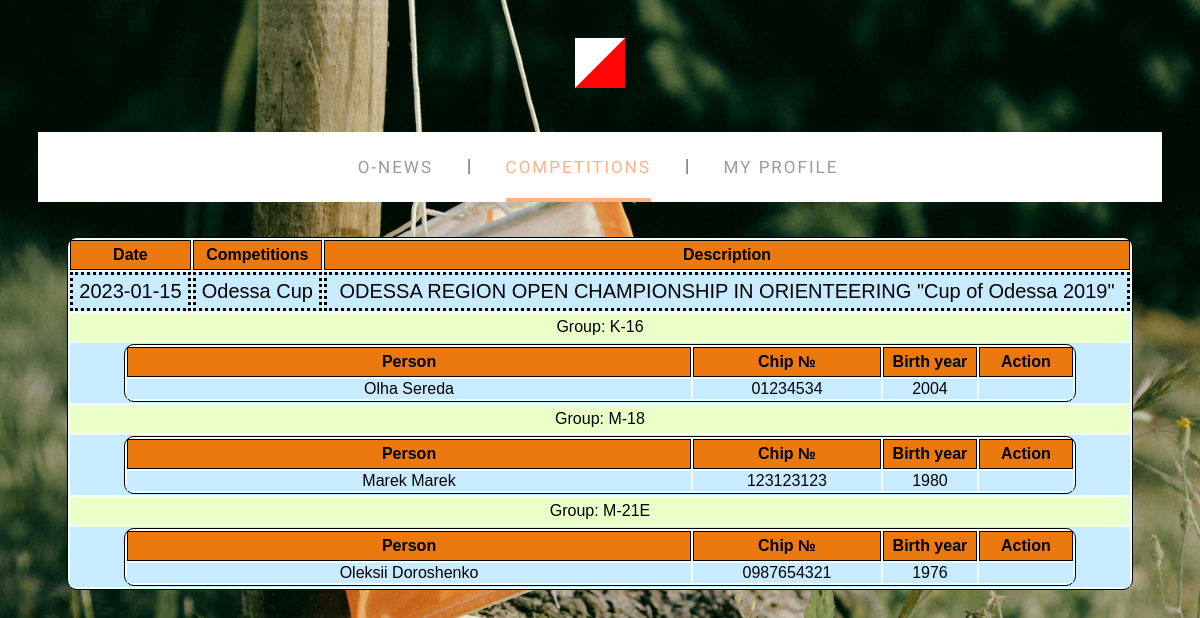
The page /?module=registrations&competition_id=1 on the database its author committed.
### tables this page shows
CREATE TABLE `competitions` (
  `competition_id` int(11) NOT NULL AUTO_INCREMENT,
  `com_date` date NOT NULL,
  `com_name` varchar(30) NOT NULL,
  `com_desc` varchar(1024) DEFAULT NULL,
  `com_registration_deadline` date NOT NULL,
  `image_path` varchar(200) DEFAULT NULL,
  PRIMARY KEY (`competition_id`)
);

CREATE TABLE `registration` (
  `reg_id` int(11) NOT NULL AUTO_INCREMENT,
  `competition_id` int(11) NOT NULL,
  `user_id` int(11) NOT NULL,
  `cat_id` int(11) DEFAULT NULL,
  `chip_id` varchar(12) DEFAULT NULL,
  `email` varchar(50) DEFAULT NULL,
  PRIMARY KEY (`reg_id`),
  KEY `Registration_FK` (`user_id`),
  KEY `Registration_FK_1` (`competition_id`),
  KEY `Category_FK_!` (`cat_id`) USING BTREE,
  CONSTRAINT `Category_FK_1` FOREIGN KEY (`cat_id`) REFERENCES `categories` (`cat_id`) ON UPDATE CASCADE,
  CONSTRAINT `FK_registration_competitions` FOREIGN KEY (`competition_id`) REFERENCES `competitions` (`competition_id`) ON UPDATE CASCADE,
  CONSTRAINT `Registration_FK` FOREIGN KEY (`user_id`) REFERENCES `users` (`user_id`) ON UPDATE CASCADE
);

CREATE TABLE `users` (
  `user_id` int(11) NOT NULL AUTO_INCREMENT,
  `username` varchar(20) NOT NULL,
  `password` varchar(50) NOT NULL,
  `email` varchar(30) DEFAULT NULL,
  `name` varchar(30) DEFAULT NULL,
  `surname` varchar(30) DEFAULT NULL,
  `date_of_birth` date DEFAULT NULL,
  PRIMARY KEY (`user_id`)
);

### param_manager.php (called while the page is built, shortened)
<?php
function get_session_param($key){
    if(isset($_SESSION[$key])) return $_SESSION[$key];
                else return false;
}
function get_param($key){
    if(isset($_POST[$key])) return $_POST[$key];
        else if(isset($_GET[$key])) return $_GET[$key];
                else return false;
}
?>

### mod_registrations.php (the view, shortened to what this page needs)
<?php
include_once("param_manager.php");
function mod_reglist_show($dbconn, $comp_id){
    ?>
    <main>
        <div class="competitions_section"><section  style="margin: auto;  width: 100%;">
            <article>
                <table class="registration">
                    <tr>
                        <th>Date</th>
                        <th>Competitions</th>
                        <th>Description</th>
                    </tr>
    <?php
    $cid = (int)$comp_id;
    $reg_result  = mysqli_query($dbconn,"SELECT competition_id, com_date, com_name, com_desc from competitions WHERE competition_id=".$cid);
    $reg_row=mysqli_fetch_array($reg_result);
    echo "<tr class=\"description\">
                <td>".$reg_row['com_date']."</td>
                <td>".$reg_row['com_name']."</td>
                <td>".$reg_row['com_desc']."</td>
          </tr>";
        $cat_result  = mysqli_query($dbconn,"SELECT r.cat_id, c.category_name from registration r ".
                                            "LEFT JOIN categories c ON r.cat_id=c.cat_id ".
                                            "WHERE r.competition_id=".$reg_row['competition_id']." GROUP BY r.cat_id ");
        while($cat_row=mysqli_fetch_array($cat_result)){
                echo "<tr><td colspan='3' class='list_group'>Group: ". $cat_row['category_name'] ."</td></tr>\n";
                $list_result = mysqli_query($dbconn,"SELECT r.reg_id, r.cat_id, u.user_id, u.name, u.surname, YEAR(u.date_of_birth) as brth_year, r.chip_id ".
                            "from registration r  LEFT JOIN users u ON r.user_id=u.user_id WHERE r.competition_id=".
                            $reg_row['competition_id'] . " AND r.cat_id=".$cat_row['cat_id']);
                echo "<tr><td colspan='3'>
                        <table class='competitions'>
                            <tr><th style='width: auto'>Person</th><th style='width: 20%'>Chip №</th>".
                               "<th style='width: 10%'>Birth year</th><th style='width: 10%'>Action</th></tr>";
                while($list_row=mysqli_fetch_array($list_result))
                {
                    echo "<tr><td>".$list_row['name']."  ".$list_row['surname']."</td>";
                    if(get_param('do')=='edit'&&get_param('regid')==$list_row['reg_id']) {
                           echo "<td><form action='?module=registrations&do=update&competition_id=".$reg_row['competition_id']."' method='POST'>".
                           "<input class='chip' type='text' name='new_chip_id' value='".$list_row['chip_id']."'>".
                           "<input type='hidden' name='regid' value='".$list_row['reg_id']."'>".
                           "<input type='submit' value='Update' name='sbut_chip'></form></td>";
                    } else echo "<td>".$list_row['chip_id']."</td>";
                    if($list_row['user_id']==get_session_param('user_id'))
                        echo     "<td>".$list_row['brth_year']."</td>".
                "<td><a class='buttonaction' href='?module=registrations&do=remove&regid=".$list_row['reg_id']."&competition_id=".$reg_row['competition_id']."'>Remove</a> ".
                 "<a class='buttonaction' href='?module=registrations&do=edit&competition_id=".$reg_row['competition_id']."&regid=".$list_row['reg_id']."'>Edit</a></td></tr>\n";
                    else
                        echo     "<td>".$list_row['brth_year']."</td><td></td></tr>\n";
                }
                echo "</table>
                    </td></tr>";
        }
?>
        </table>
    </article>
    </section>
</div>
    </main>
<?php
}
?>

### index.css (style rules this page uses)
* { box-sizing: border-box; }
body { background: url('images/site/background_img.jpg') repeat-y; background-size: 100%; background-position: top center; overflow: auto; }
table.competitions { border: 1px solid black; width: 90%; margin-left: 5%; margin-right: 5%; background-color: azure; border-radius: 10px ; }
table.competitions tr th { border: 1px solid black; padding: 1%; background-color: rgb(235, 121, 14) }
table.competitions tr td { text-align: center ; }
table.competitions tr { border-bottom: 1px solid black; }
table.registration { border: 1px solid black; width: 90%; margin-left: 5%; margin-right: 5%; background-color: azure; border-radius: 10px ; }
table.registration tr th { border: 1px solid black; padding: 5px; background-color: rgb(235, 121, 14) }
table.registration tr td { text-align: center ; background-color: rgb(200, 235, 255); }
table.registration tr { border-bottom: 1px solid black; }
table.registration tr td.list_group { background-color: rgb( 235, 255, 200); padding: 5px; }
table.registration tr.description td { text-align: center ; background-color: rgb(200, 235, 255); padding: 5px; border: 3px dotted black; font-size: 20px; }
section { float: left; width: 70%; }
body { font-family: Arial, Helvetica, sans-serif; }

### rows shown on the page
competitions: com_date "2023-01-15", com_name "Odessa Cup", com_desc "ODESSA REGION OPEN CHAMPIONSHIP IN ORIENTEERING \"Cup of Odessa 2019\""
registration: user.name "Olha", user.surname "Sereda", chip "01234534", brth_year "2004"
registration: user.name "Marek", user.surname "Marek", chip "123123123", brth_year "1980"
registration: user.name "Oleksii", user.surname "Doroshenko", chip "0987654321", brth_year "1976"

### other values the page prints
$cat_row['category_name'] "K-16"
$cat_row['category_name'] "M-18"
$cat_row['category_name'] "M-21E"
